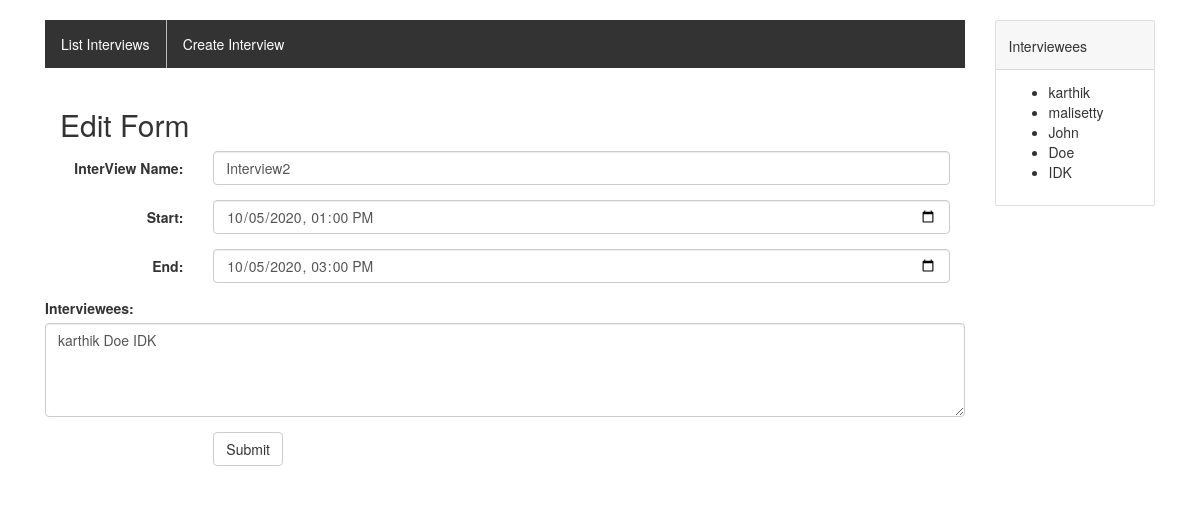
Screenshot of /edit-interview/2 with the database file from the repository.
### tables this page shows
CREATE TABLE interviews(
        id integer PRIMARY KEY AUTOINCREMENT,
        name text,
        start datetime,
        end datetime
    );

CREATE TABLE users(
        id integer PRIMARY KEY AUTOINCREMENT,
        name text
    );

### app.py (the view)
@app.route('/edit-interview/<int:interviewid>', methods=['POST', 'GET'])
def editInterview(interviewid):
    with conn:
        c.execute(f'select * from interviews where id = {interviewid}')
        x = c.fetchone()
    params = {}
    c.execute('SELECT name from users;')
    params['users'] = [x[0] for x in c.fetchall()]
    params['editform'] = True
    params['fillformvalue'] = {
        'id': interviewid,
        'name': x[1],
        'users': ' '.join(getUsers(interviewid)),
        'start': x[2].replace(' ', 'T')[:-3],
        'end': x[3].replace(' ', 'T')[:-3]
    }
    if request.method == 'POST':
        name = request.form['name'].strip()
        users = request.form['users'].strip().split()
        start = request.form['start'].strip()
        end = request.form['end'].strip()
        if '' in [name, users, start, end]:
            return render_template('create.html', error="All fields are required")
        UID = []
        users = list(dict.fromkeys([user.strip() for user in users]))
        for user in users:
            with conn:
                c.execute(f'SELECT id from users where name="{user}";')
            temp = c.fetchone()
            if temp is not None:
                temp = temp[0]
                UID.append(temp)
            else:
                params['error'] = f"No user found with name '{user}'"
                return render_template('create.html', **params)
        if len(UID) < 2:
            params['error'] = "alteast 2 users needed"
            return render_template('create.html', **params)
        start = start.replace('T', ' ') + ':00'
        end = end.replace('T', ' ') + ':00'
        if f(start) >= f(end):
            params['error'] = "start time should be lessthan end time"
            return render_template('create.html', **params)
        for id in UID:
            with conn:
                c.execute(
                    f'select start, end from interviews where id in (SELECT interviewid FROM interuser where userid = {id}) and id !={interviewid}')
                times = c.fetchall()
            if not compatible((start, end), times):
                with conn:
                    c.execute(f'Select name from users where id = {id}')
                params['error'] = f"user '{c.fetchone()[0]}' is not available in given schedule"
                return render_template('create.html', **params)
        with conn:
            c.execute(
                f'update interviews set name = "{name}",start="{start}", end="{end}" where id = {interviewid}')
            c.execute(
                f'select userid from interuser where interviewid={interviewid}')
            oldUID = [x[0] for x in c.fetchall()]
            for id in set(oldUID)-set(UID):
                c.execute(
                    f'DELETE FROM interuser where interviewid={interviewid} and userid={id};')
            for id in set(UID)-set(oldUID):
                c.execute(
                    f'INSERT INTO interuser values({interviewid}, {id});')
        return redirect(url_for('home'))
    else:
        return render_template('create.html', **params)

### app.py (called while the page is built)
def getUsers(ID):
    c.execute(
        f'SELECT name from users where id in (SELECT userid from interuser where interviewid={ID});')
    st = []
    for x in c.fetchall():
        st.append(x[0])
    return st

### templates/create.html (shortened to what this page needs)
{%extends 'base.html'%}
{%block content%}
<div class="container" style="width: auto;">
	{%if editform %}
	<h2>Edit Form</h2>
	{%endif%}
	<form
		class="form-horizontal"
		action='{{url_for("createInterview")}}'
		method="POST"
	>
		<div class="form-group">
			<label class="control-label col-sm-2" for="name"
				>InterView Name:</label
			>
			<div class="col-sm-10">
				<input
					type="text"
					class="form-control"
					id="name"
					placeholder="name"
					name="name"
					{%if
					editform
					%}
					value="{{fillformvalue['name']}}"
					{%endif%}
				/>
			</div>
		</div>
		<div class="form-group">
			<label class="control-label col-sm-2" for="start">Start:</label>
			<div class="col-sm-10">
				<input
					type="datetime-local"
					class="form-control"
					id="start"
					placeholder="Enter password"
					name="start"
					{%if
					editform
					%}
					value="{{fillformvalue['start']}}"
					{%endif%}
				/>
			</div>
		</div>
		<div class="form-group">
			<label class="control-label col-sm-2" for="end">End:</label>
			<div class="col-sm-10">
				<input
					type="datetime-local"
					class="form-control"
					id="end"
					placeholder="Enter password"
					name="end"
					{%if
					editform
					%}
					value="{{fillformvalue['end']}}"
					{%endif%}
				/>
			</div>
		</div>
		<div class="form-group">
			<label for="users">Interviewees:</label>
			<textarea
				class="form-control"
				id="users"
				rows="4"
				cols="50"
				name="users"
				placeholder="usernames of interviewees sperated by ' ' (space)
@Example:
	username1 username2 username3"
			>
{%if editform %}{{fillformvalue['users']}}{% endif %}</textarea
			>
		</div>
		<div class="form-group">
			<div class="col-sm-offset-2 col-sm-10">
				<button type="submit" class="btn btn-default">Submit</button>
			</div>
		</div>
	</form>
</div>
{%endblock content%}

### templates/base.html (shortened to what this page needs)
<html lang="en">
	<head>
		<link
			rel="stylesheet"
			href="https://stackpath.bootstrapcdn.com/bootstrap/4.3.1/css/bootstrap.min.css"
		/>
		<link
			rel="stylesheet"
			href="https://maxcdn.bootstrapcdn.com/bootstrap/3.3.7/css/bootstrap.min.css"
		/>
	</head>
	<body style="padding-top: 20px;">
		<div class="container">
			<div class="row">
				<div class="col-md-10">
					<nav>
						<ul>
							<li>
								<a href="{{url_for('home')}}"
									>List Interviews</a
								>
							</li>
							<li>
								<a href="{{url_for('createInterview')}}">
									Create Interview
								</a>
							</li>
						</ul>
					</nav>
					{% block content %}{% endblock %}
				</div>
				<div class="col-md-2">
					<div class="card">
						<div class="card-header">
							<h5 class="card-title">Interviewees</h5>
						</div>
						<div class="card-body">
							<ul>
								{% for user in users%}
								<li>{{user}}</li>
								{%endfor%}
							</ul>
						</div>
					</div>
				</div>
			</div>
		</div>
	</body>
</html>

### templates/base.html (style rules this page uses)
Nav ul { list-style-type: none; margin-bottom: 20px; padding: 0; overflow: hidden; background-color: #333; }
Nav ul li { float: left; border-right: 1px solid #bbb; }
Nav ul li:last-child { border-right: none; }
Nav ul li a { display: block; color: white; text-align: center; padding: 14px 16px; text-decoration: none; }

### rows the page displays
interviews: name "Interview2", start "10/05/2020 13:00", end "10/05/2020 15:00"
users: name "karthik"
users: name "malisetty"
users: name "John"
users: name "Doe"
users: name "IDK"
